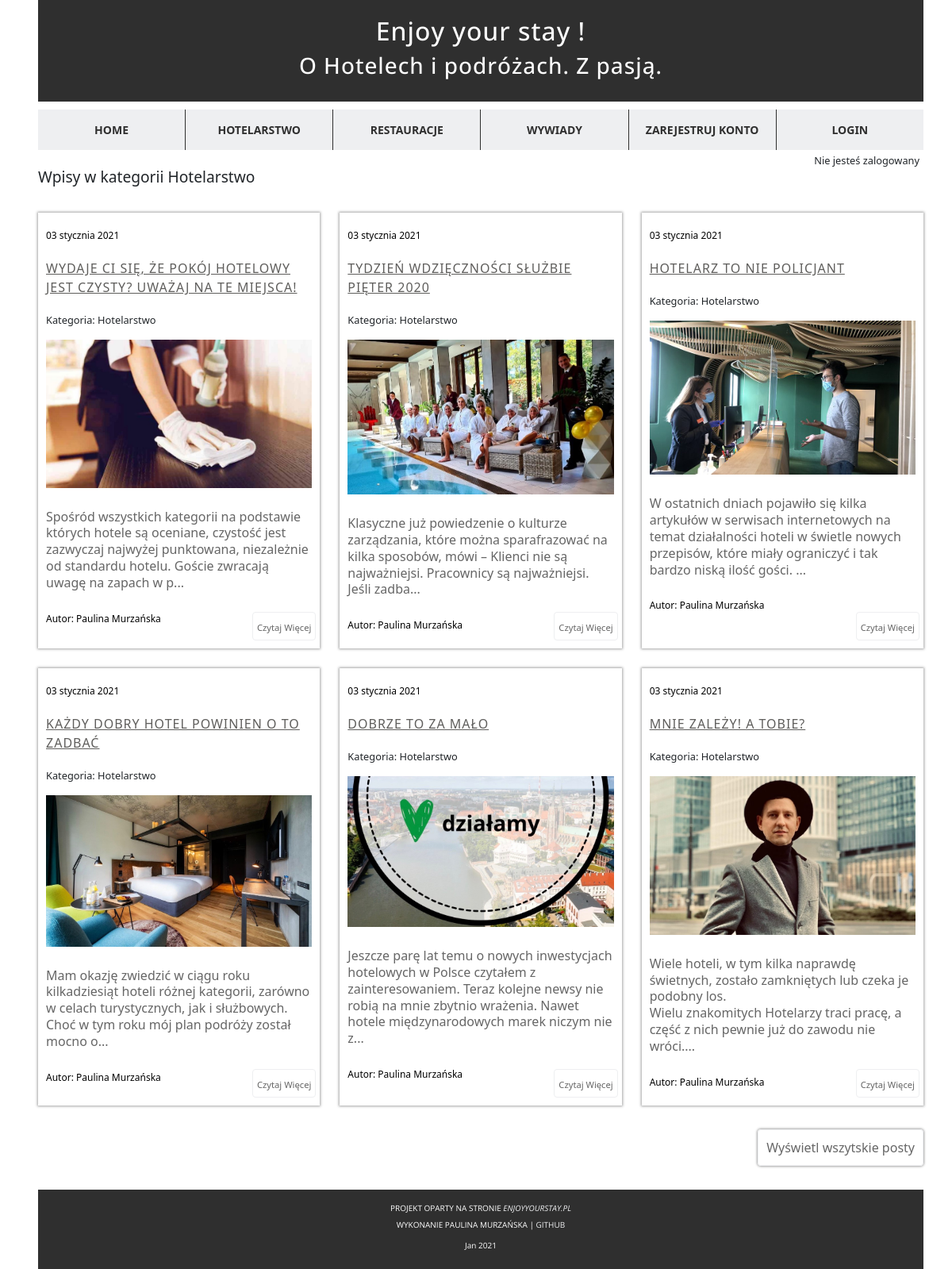
/hotelarstwo/, run on the app's committed database.
### MyBlog/models.py (models this page shows, shortened)
class Post(models.Model):
    category = models.ForeignKey(Category, on_delete=models.CASCADE)
    title = models.CharField(max_length=200)
    title_tag = models.CharField(max_length=200, default=None)
    content = RichTextField(blank=True, null=True)
    author = models.ForeignKey(User, on_delete=models.PROTECT)
    published = models.DateTimeField(
        default=timezone.now, verbose_name="Publication date"
    )
    created = models.DateTimeField(default=timezone.now, verbose_name="Created")
    options = (("draft", "Draft"), ("published", "Published"))
    status = models.CharField(max_length=10, choices=options, default="draft")
    image = models.ImageField(upload_to="images/", default="pic")
    likes = models.ManyToManyField(User, related_name="blog_post")

class Category(models.Model):
    title = models.CharField(max_length=250, default="wpis")
    def __str__(self):
        return self.title

### MyBlog/views.py (the view)
# urls.py: path("hotelarstwo/", HotelView.as_view(), name="hotel"),
class HotelView(ListView):
    model = Post
    template_name = "hotel.html"
    def get_queryset(self):
        queryset = Post.objects.filter(category_id=1, status="published").order_by(
            "-published"
        )
        return queryset
    def get_context_data(self, **kwargs):
        posts = Post.objects.filter(category_id=1, status="published").order_by(
            "-published"
        )
        kwargs["recent6"] = posts[:6]
        kwargs["all"] = posts[6:]
        return super().get_context_data(**kwargs)

### MyBlog/templates/hotel.html (shortened to what this page needs)
{% extends 'base.html' %} {% block title %}{{ post.title_tag}}{% endblock %}
{%block content%}
<div class="which-category">Wpisy w kategorii Hotelarstwo</div>
<ul class="posts-display">
  {% for post in recent6%}
  <li>
    <span>{{ post.published|date:"d E Y" }}</span>
    <div class="title">
      <a href="{% url 'details' post.pk %}">{{ post.title }}</a>
    </div>
    <small>Kategoria: {{ post.category }}</small>
    <div class="photo">
      <img src="{{ post.image.url}}" alt="pic" />
    </div>
    <div class="text">
      <p>{{ post.content|slice:":200"|safe }}...</p>
    </div>
    <span>
      Autor: {{ post.author.first_name }} {{ post.author.last_name }}
    </span>
    <div class="btn">
      <a href="{% url 'details' post.pk %}">Czytaj Więcej</a>
    </div>
  </li>
  {% endfor %}
</ul>
<div class="extend">
  <div class="more">
    <div class="btn show_more">Wyświetl wszytskie posty</div>
  </div>
</div>
{% endblock %}

### MyBlog/static/MyBlog/sass/main.css (style rules this page uses)
*, *::before, *::after { -webkit-box-sizing: border-box; box-sizing: border-box; }
:root { -moz-tab-size: 4; -o-tab-size: 4; tab-size: 4; }
html { line-height: 1.15; -webkit-text-size-adjust: 100%; }
body { margin: 0; }
body { font-family: system-ui, -apple-system, "Segoe UI", Roboto, Helvetica, Arial, sans-serif, "Apple Color Emoji", "Segoe UI Emoji"; }
small { font-size: 80%; }
body { padding: 0 3%; }
.which-category { font-size: 1.2rem; }
.posts-display { margin-top: 30px; display: -ms-grid; display: grid; -ms-grid-rows: (1fr)[1]; grid-template-rows: repeat(1, 1fr); -ms-grid-columns: (1fr)[3]; grid-template-columns: repeat(3, 1fr); grid-auto-flow: row; gap: 25px; width: 100%; list-style-type: none; padding: 0; }
.posts-display li { padding: 20px 10px 0; display: -webkit-box; display: -ms-flexbox; display: flex; -webkit-box-orient: vertical; -webkit-box-direction: normal; -ms-flex-direction: column; flex-direction: column; -webkit-box-pack: left; -ms-flex-pack: left; justify-content: left; -webkit-box-shadow: 0px 0px 3px 1px #a4a4a4; box-shadow: 0px 0px 3px 1px #a4a4a4; position: relative; }
.posts-display li span { color: #000000; margin-bottom: 20px; }
.posts-display li span { font-size: 9px; }
@media screen and (min-width: 320px) { .posts-display li span { font-size: calc(9px + strip-unit(3px) * ((100vw - 320px) / strip-unit(850px))); } }
@media screen and (min-width: 1170px) { .posts-display li span { font-size: 12px; } }
.posts-display li .title { margin-bottom: 20px; height: auto; }
.posts-display li .title a { text-transform: uppercase; color: #5f5e5c; font-size: 1rem; letter-spacing: 1px; }
.posts-display li small { margin-bottom: 15px; }
.posts-display li .photo { width: 100%; }
.posts-display li .photo img { width: 100%; height: 100%; }
.posts-display li .text { margin: 10px auto; }
.posts-display li .text p { font-size: 1rem; color: #666666; line-height: 1.3rem; -webkit-box-pack: center; -ms-flex-pack: center; justify-content: center; }
.posts-display li .btn { border: 1px solid #eeeff1; padding: 5px; color: #666666; margin: 30px auto 20px; position: absolute; bottom: -10px; right: 5px; }
.posts-display li .btn a { text-decoration: none; color: #666666; border-radius: 0%; font-size: 0.7rem; }
.extend { text-align: right; margin: 30px 0; }
.extend .more { display: block; }
.extend .btn { -webkit-box-shadow: 0px 0px 3px 1px #a4a4a4; box-shadow: 0px 0px 3px 1px #a4a4a4; border: 1px solid #eeeff1; padding: 10px; color: #666666; }

### data on the page
Post: published "03 stycznia 2021", title "WYDAJE CI SIĘ, ŻE POKÓJ HOTELOWY JEST CZYSTY? UWAŻAJ NA TE MIEJSCA!", category "Hotelarstwo", image (picture), content "Spośród wszystkich kategorii na podstawie których hotele są oceniane, czystość jest zazwyczaj najwyżej punktowana, niezależnie od standardu hotelu. Goście zwracają uwagę na zapach w p", author.first_name "Paulina", author.last_name "Murzańska"
Post: published "03 stycznia 2021", title "TYDZIEŃ WDZIĘCZNOŚCI SŁUŻBIE PIĘTER 2020", category "Hotelarstwo", image (picture), content "Klasyczne już powiedzenie o kulturze zarządzania, które można sparafrazować na kilka sposobów, mówi – Klienci nie są najważniejsi. Pracownicy są najważniejsi. Jeśli zadba", author.first_name "Paulina", author.last_name "Murzańska"
Post: published "03 stycznia 2021", title "HOTELARZ TO NIE POLICJANT", category "Hotelarstwo", image (picture), content "W ostatnich dniach pojawiło się kilka artykułów w serwisach internetowych na temat działalności hoteli w świetle nowych przepisów, które miały ograniczyć i tak bardzo niską ilość gości.", author.first_name "Paulina", author.last_name "Murzańska"
Post: published "03 stycznia 2021", title "KAŻDY DOBRY HOTEL POWINIEN O TO ZADBAĆ", category "Hotelarstwo", image (picture), content "Mam okazję zwiedzić w ciągu roku kilkadziesiąt hoteli różnej kategorii, zarówno w celach turystycznych, jak i służbowych. Choć w tym roku mój plan podróży został mocno o", author.first_name "Paulina", author.last_name "Murzańska"
Post: published "03 stycznia 2021", title "DOBRZE TO ZA MAŁO", category "Hotelarstwo", image (picture), content "Jeszcze parę lat temu o nowych inwestycjach hotelowych w Polsce czytałem z zainteresowaniem. Teraz kolejne newsy nie robią na mnie zbytnio wrażenia. Nawet hotele międzynarodowych marek niczym nie z", author.first_name "Paulina", author.last_name "Murzańska"
Post: published "03 stycznia 2021", title "MNIE ZALEŻY! A TOBIE?", category "Hotelarstwo", image (picture), author.first_name "Paulina", author.last_name "Murzańska"
